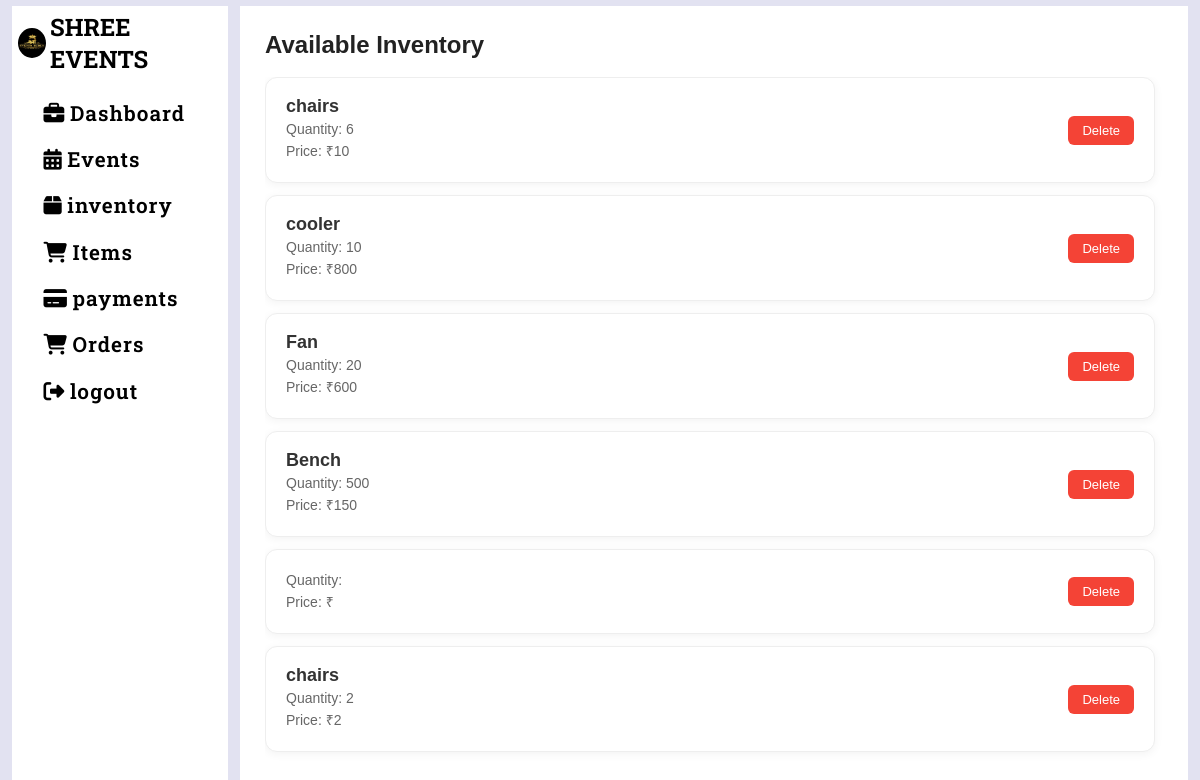
Page /items (signed in) on the earlier database version.
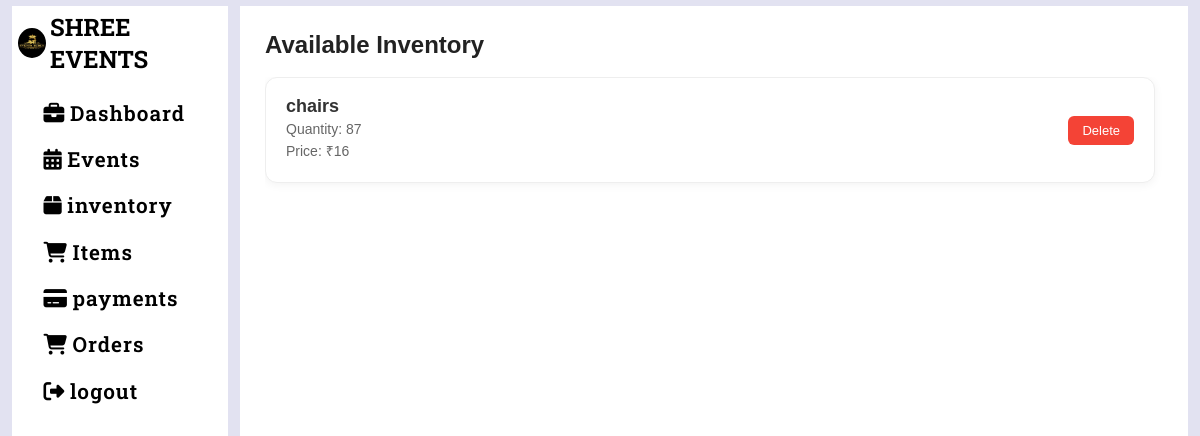
Same page on the later database version.
### tables this page shows
CREATE TABLE inventory(item_id INTEGER PRIMARY KEY AUTOINCREMENT,
                   item_name TEXT UNIQUE NOT NULL,
                   item_quantity INTEGER NOT NULL,
                   item_price INTEGER NOT NULL);

### items.py (the view)
@items_app.route('/items',methods=['GET','POST'])
def items_fn():
    if 'user' in session:
        inventories=get_inventory()
        return render_template('items.html',inventories=inventories)
    else:
        return redirect(url_for('home'))

### database.py (called while the page is built)
def get_connection():
    con=sqlite3.connect("database.db",timeout=30,check_same_thread=False) #connect to database and create a cursor to run commands
    return con

def get_inventory():
    con=get_connection()
    cursor=con.cursor()
    cursor.execute("SELECT item_id,item_name,item_quantity,item_price FROM inventory")
    inven_data=cursor.fetchall()
    con.commit()
    con.close()
    return inven_data

### templates/items.html (shortened to what this page needs)
{% extends "base.html" %}
{% block content %}
<div class="inventory-wrapper">
  <h2 class="page-title">Available Inventory</h2>
  <div class="inventory-container">
    {% for item in inventories %}
    <div class="inventory-card">
      <div class="inventory-info">
        <h3>{{ item[1] }}</h3>
        <p>Quantity: {{ item[2] }}</p>
        <p>Price: ₹{{ item[3] }}</p>
      </div>
      <div class="inventory-actions">
        <a href="{{url_for('items.delete_item',item_id=item[0])}}" class="delete-btn"
           onclick="return confirm('Are you sure?')">Delete</a>
      </div>
    </div>
    {% endfor %}
  </div>
</div>
{% endblock %}

### templates/base.html (shortened to what this page needs)
<!doctype html>
<html lang="en">
  <head>
    <link
      rel="stylesheet"
      href="https://cdnjs.cloudflare.com/ajax/libs/font-awesome/6.5.1/css/all.min.css"
    />
    <link
      rel="stylesheet"
      href="{{ url_for('static', filename='main.css') }}"
    />
  </head>
  <body>
    <div class="dashboard-container">
      <div class="left-bar">
        <div class="left-header">
          <img
            src="{{url_for('static',filename='images/DOC-20260319-WA0019..png')}}"
            alt="logo"
          />
          <h2>SHREE EVENTS</h2>
        </div>
        <div class="nav-section">
          <ul>
            <li>
              <a href="{{url_for('dashboard.dashboard_fn')}}"
                ><i class="fa-solid fa-briefcase"></i>Dashboard
              </a>
            </li>
            <li>
              <a href="{{url_for('events.events_fn')}}"
                ><i class="fa-solid fa-calendar-days"></i>Events</a
              >
            </li>
            <li>
              <a href="{{url_for('inventory.inventory_fn')}}"><i class="fa-solid fa-box"></i>inventory</a>
            </li>
            <li>
              <a href="{{url_for('items.items_fn')}}"><i class="fa-solid fa-cart-shopping"></i>Items</a>
            </li>
            <li>
              <a href="{{url_for('payments.payments_fn')}}"><i class="fa-solid fa-credit-card"></i>payments</a>
            </li>
            <li>
              <a href="{{url_for('orders.orders_fn')}}"><i class="fa-solid fa-cart-shopping"></i>Orders</a>
            </li>
            <li>
              <a href="{{url_for('logout')}}"><i class="fa-solid fa-sign-out-alt"></i>logout</a>
            </li>
          </ul>
        </div>
      </div>
      <div class="right-bar">{% block content %}{% endblock %}</div>
    </div>
  </body>
</html>

### static/main.css (style rules this page uses)
* { box-sizing: border-box; margin: 0; padding: 0; }
.dashboard-container { height: 100vh; display: flex; background-color: #e2e2f1; }
.left-bar { width: 18%; padding: 0.5%; position: relative; margin: 0.5% 1%; overflow: hidden; background-color: white; }
.left-bar .left-header { height: 8%; width: 100%; justify-content: center; display: flex; align-items: center; }
.left-header img { width: 30px; height: 30px; border-radius: 50%; margin-right: 2%; }
.left-header h2 { font-family: "Roboto Slab", serif; font-size: 1.5em; }
.left-bar .nav-section { width: 100%; height: 92%; overflow: hidden; display: flex; flex-direction: column; margin-top: 10%; }
.nav-section ul { list-style: none; }
.nav-section ul li { padding: 2% 10%; font-size: 1.3em; margin-bottom: 5%; font-weight: 600; border-left: 5px solid transparent; transition: 1s ease; letter-spacing: 1px; }
.nav-section ul li a { font-family: "Roboto Slab", serif; text-decoration: none; color: black; }
.nav-section ul li a i { font-size: 1em; color: black; margin-right: 3%; }
.right-bar { width: 79%; margin: 0.5% 0; background-color: #e2e2f1; display: flex; flex-direction: column; }
.inventory-wrapper { height: 100vh; padding: 25px; display: flex; flex-direction: column; background: #ffffff; font-family: Arial, sans-serif; }
.page-title { font-size: 24px; font-weight: 600; margin-bottom: 18px; color: #222; }
.inventory-container { flex: 1; overflow-y: auto; padding-right: 8px; scroll-behavior: smooth; }
.inventory-card { display: flex; justify-content: space-between; align-items: center; background: #ffffff; padding: 18px 20px; margin-bottom: 12px; border-radius: 12px; border: 1px solid #eee; box-shadow: 0 2px 10px rgba(0,0,0,0.05); transition: all 0.2s ease-in-out; }
.inventory-info h3 { margin: 0; font-size: 18px; font-weight: 600; color: #333; }
.inventory-info p { margin: 4px 0; font-size: 14px; color: #666; }
.inventory-actions { display: flex; gap: 10px; }
.inventory-actions a { text-decoration: none; padding: 7px 14px; border-radius: 6px; font-size: 13px; font-weight: 500; transition: 0.2s ease; }
.delete-btn { background: #f44336; color: white; }

Differences in the rows shown:
removed inventory: item_name "cooler", item_quantity "10", item_price "800"
removed inventory: item_name "Fan", item_quantity "20", item_price "600"
removed inventory: item_name "Bench", item_quantity "500", item_price "150"
removed inventory: item_name "chairs", item_quantity "2", item_price "2"
changed inventory "chairs": item_quantity "6" → "87"; item_price "10" → "16"
